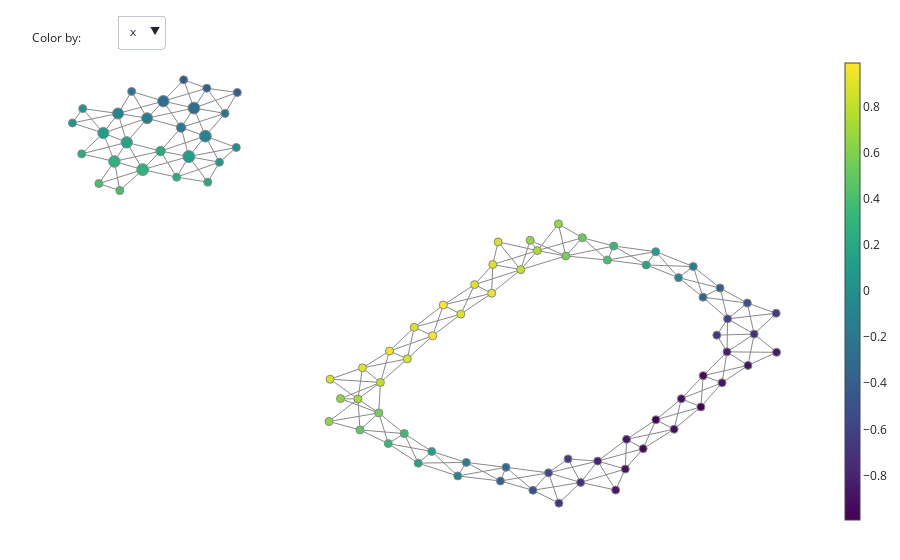

Source (notebook cell):
### Code cell
fig = plot_static_mapper_graph(pipe, df, color_data=df)
fig.show(config={'scrollZoom': True})
